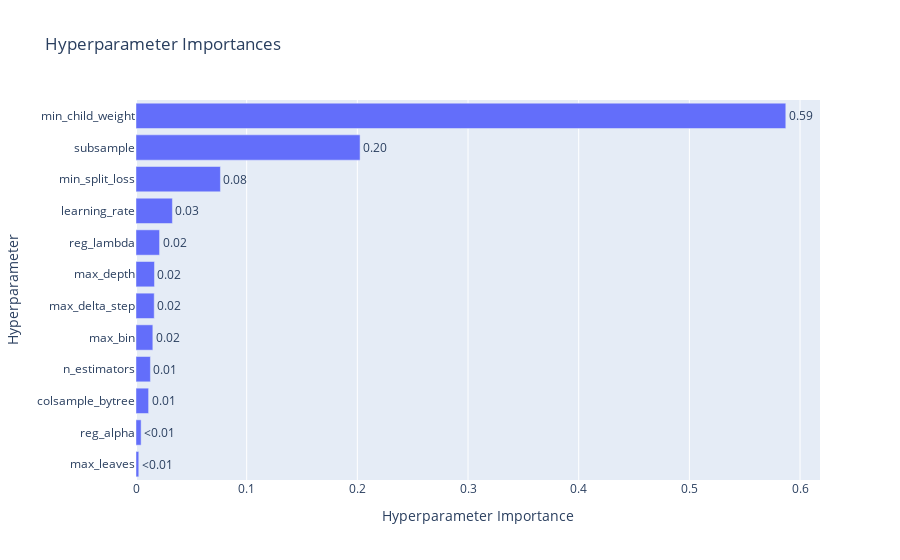

The code cell stored with this chart in its notebook:
### Code cell
objective_func = partial(
    objective,
    X_train=X_train,
    y_train=y_train,
    # X_test=X_test,
    # y_test=y_test,
    k=3,
    model='xgb',
    mode='params',
    class_weights={0: 0.6807888256513457, 1: 1-0.6807888256513457}
)

study = optuna.create_study(direction = 'maximize')
study.optimize(objective_func, n_trials = 100)
trial = study.best_trial
print('Best Score: ', trial.value)
print('Best Params: ')
print(trial.params)
optuna.visualization.plot_contour(study)
optuna.visualization.plot_param_importances(study)

### Figure 1 — Plotly figure (JSON) as saved in the notebook; plotly's stock layout.template omitted (floating-point values rounded to 4 significant figures)
{"data": [{"cliponaxis": false, "hovertemplate": ["max_leaves (IntDistribution): 0.0025160066964280054<extra></extra>", "reg_alpha (FloatDistribution): 0.004626191494440233<extra></extra>", "colsample_bytree (FloatDistribution): 0.011386835897322341<extra></extra>", "n_estimators (IntDistribution): 0.013033761370857275<extra></extra>", "max_bin (IntDistribution): 0.015212222483714464<extra></extra>", "max_delta_step (IntDistribution): 0.016470877302581417<extra></extra>", "max_depth (IntDistribution): 0.016685085323111776<extra></extra>", "reg_lambda (FloatDistribution): 0.02128524983236406<extra></extra>", "learning_rate (FloatDistribution): 0.032888683515594166<extra></extra>", "min_split_loss (FloatDistribution): 0.07628653108907972<extra></extra>", "subsample (FloatDistribution): 0.20247890657941717<extra></extra>", "min_child_weight (IntDistribution): 0.5871296484150893<extra></extra>"], "name": "Objective Value", "orientation": "h", "text": ["<0.01", "<0.01", "0.01", "0.01", "0.02", "0.02", "0.02", "0.02", "0.03", "0.08", "0.20", "0.59"], "textposition": "outside", "type": "bar", "x": [0.002516, 0.004626, 0.01139, 0.01303, 0.01521, 0.01647, 0.01669, 0.02129, 0.03289, 0.07629, 0.2025, 0.5871], "y": ["max_leaves", "reg_alpha", "colsample_bytree", "n_estimators", "max_bin", "max_delta_step", "max_depth", "reg_lambda", "learning_rate", "min_split_loss", "subsample", "min_child_weight"]}], "layout": {"title": {"text": "Hyperparameter Importances"}, "xaxis": {"title": {"text": "Hyperparameter Importance"}}, "yaxis": {"title": {"text": "Hyperparameter"}}}}
